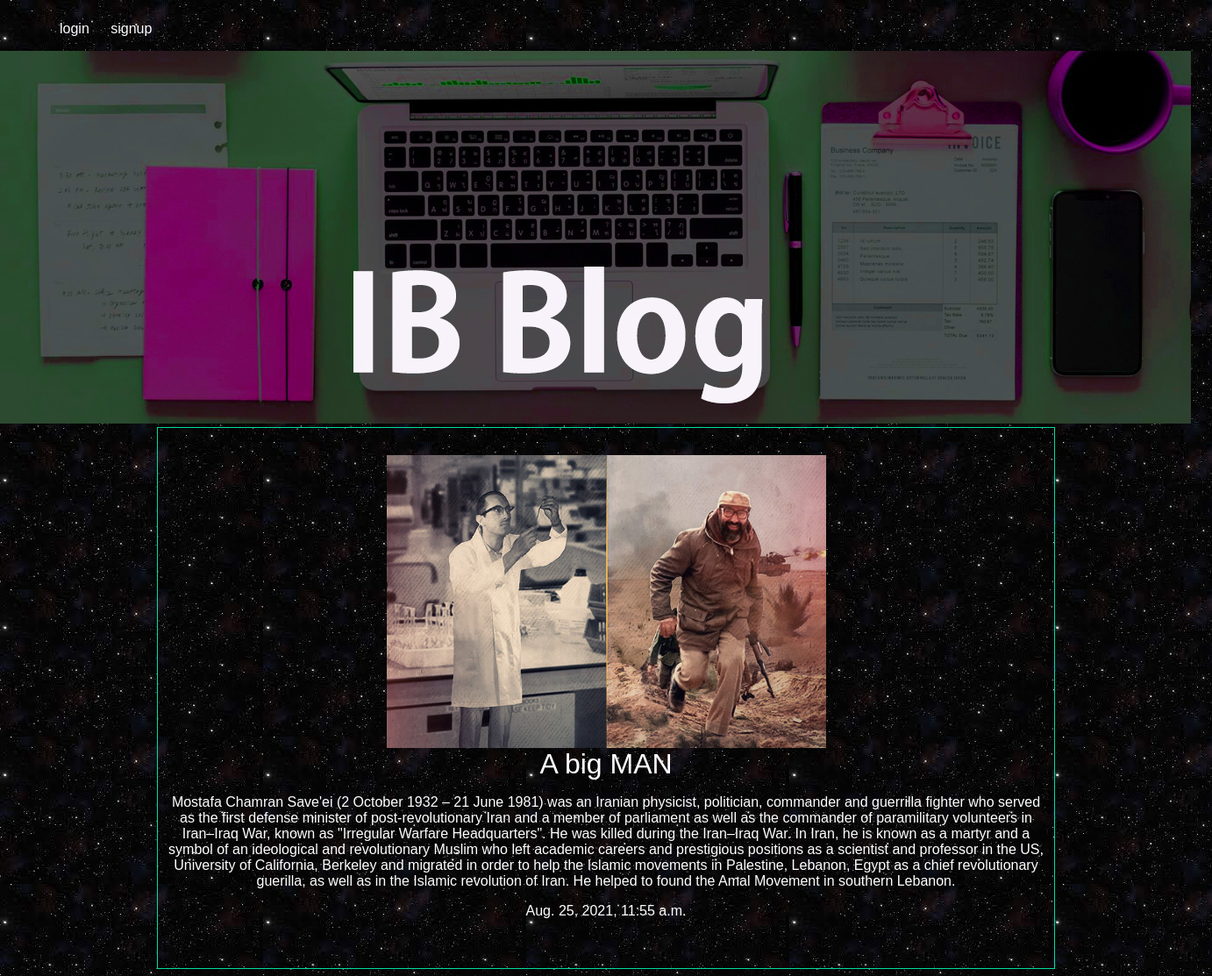
Screenshot of /articles/chamran with the database file from the repository.
### articles/models.py (models this page shows, shortened)
class Articles(models.Model):
    title=models.CharField(max_length=100)
    slug=models.SlugField()
    body=models.TextField()
    date=models.DateTimeField(auto_now_add=True)
    image=models.ImageField(default='default.jpg',blank=True)
    author=models.ForeignKey(User,default=None,on_delete=models.CASCADE)

### articles/views.py (the view)
# urls.py: path('<slug>',views.article_detail,name="detail"),
def article_detail(request, slug):
    article=models.Articles.objects.get(slug=slug)
    return render(request,'articles/article_det.html',{'article':article})

### articles/templates/articles/article_det.html
{%extends 'base.html'%}
{%block content%}
<div class="article-detail">
  <div class="article">
    <img src="{{article.image.url}}" alt="">
    <h2>{{article.title}}</h2>
    <p>{{article.body}}</p>
    <p>{{article.date}}</p>
  </div>
</div>
{%endblock%}

### reqfiles/styles.css (style rules this page uses)
body { background-color: #0f121f; background-image: url(st.jpg); background-attachment: fixed; color:#fff; }
body * { font-family:arial; }
h1,h2,h3,h4,h5 { font-weight:normal; margin:0; }
.article { padding:10px; border:1px solid #00dba0; position:relative; padding-bottom:40px; }
.article h2 { font-size:1.2em; }
.article-detail .article { padding-top:3%; }
.article-detail .article img { display: block; margin-left: auto; margin-right: auto; width: 50%; }
.article-detail .article h2 { text-align:center; font-size:2em; }
.article-detail .article p { text-align:center; }

### rows the page displays
Articles: image (picture), title "A big MAN", body "Mostafa Chamran Save'ei (2 October 1932 – 21 June 1981) was an Iranian physicist, politician, commander and guerrilla fighter who served as the first defense minister of post-revolutionary Iran and a member of parliament as well as the commander of paramilitary volunteers in Iran–Iraq War, known as \"Irregular Warfare Headquarters\". He was killed during the Iran–Iraq War. In Iran, he is known as a martyr and a symbol of an ideological and revolutionary Muslim who left academic careers and prestigious positions as a scientist and professor in the US, University of California, Berkeley and migrated in order to help the Islamic movements in Palestine, Lebanon, Egypt as a chief revolutionary…", date "Aug. 25, 2021, 11:55 a.m."
